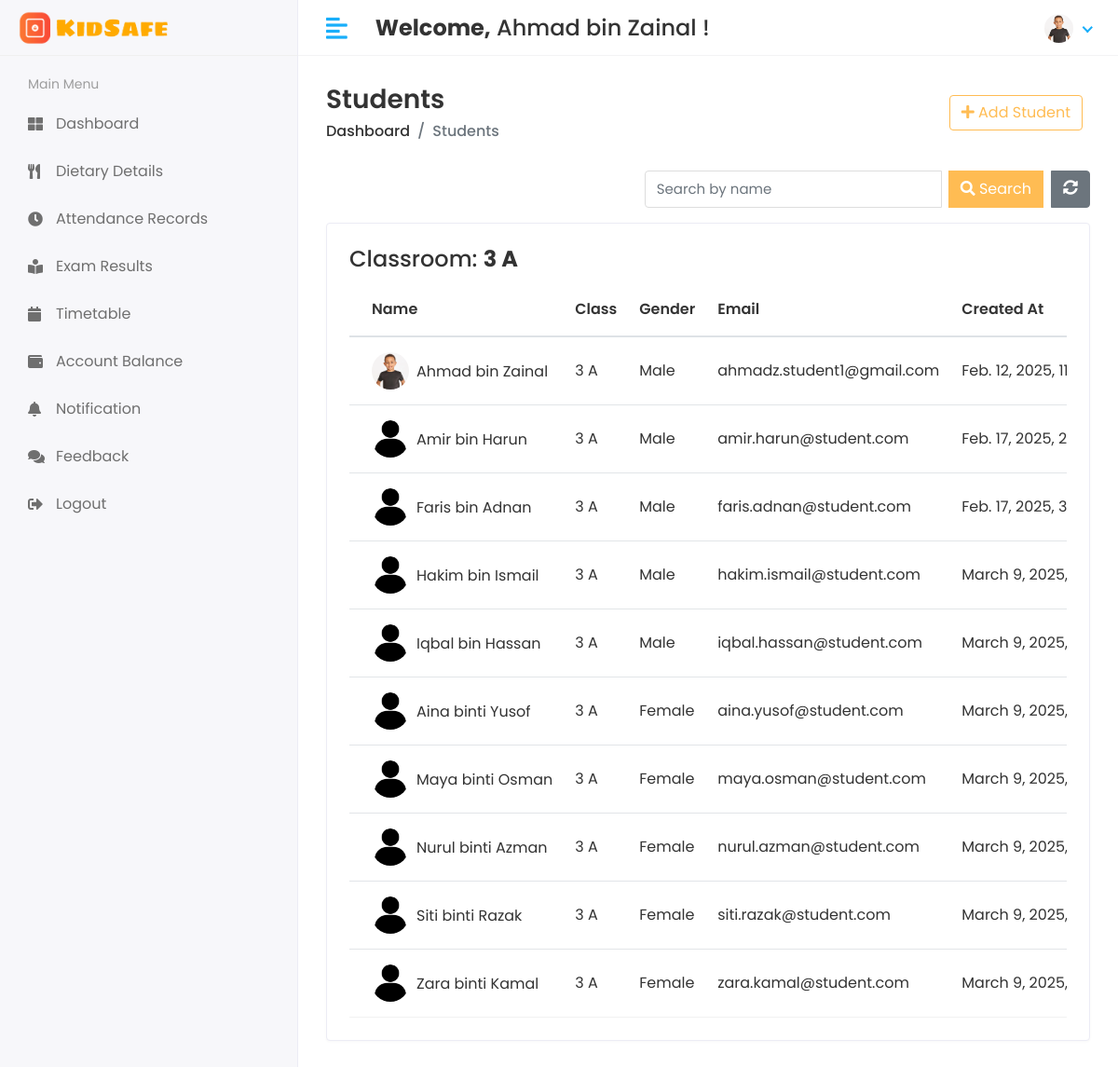
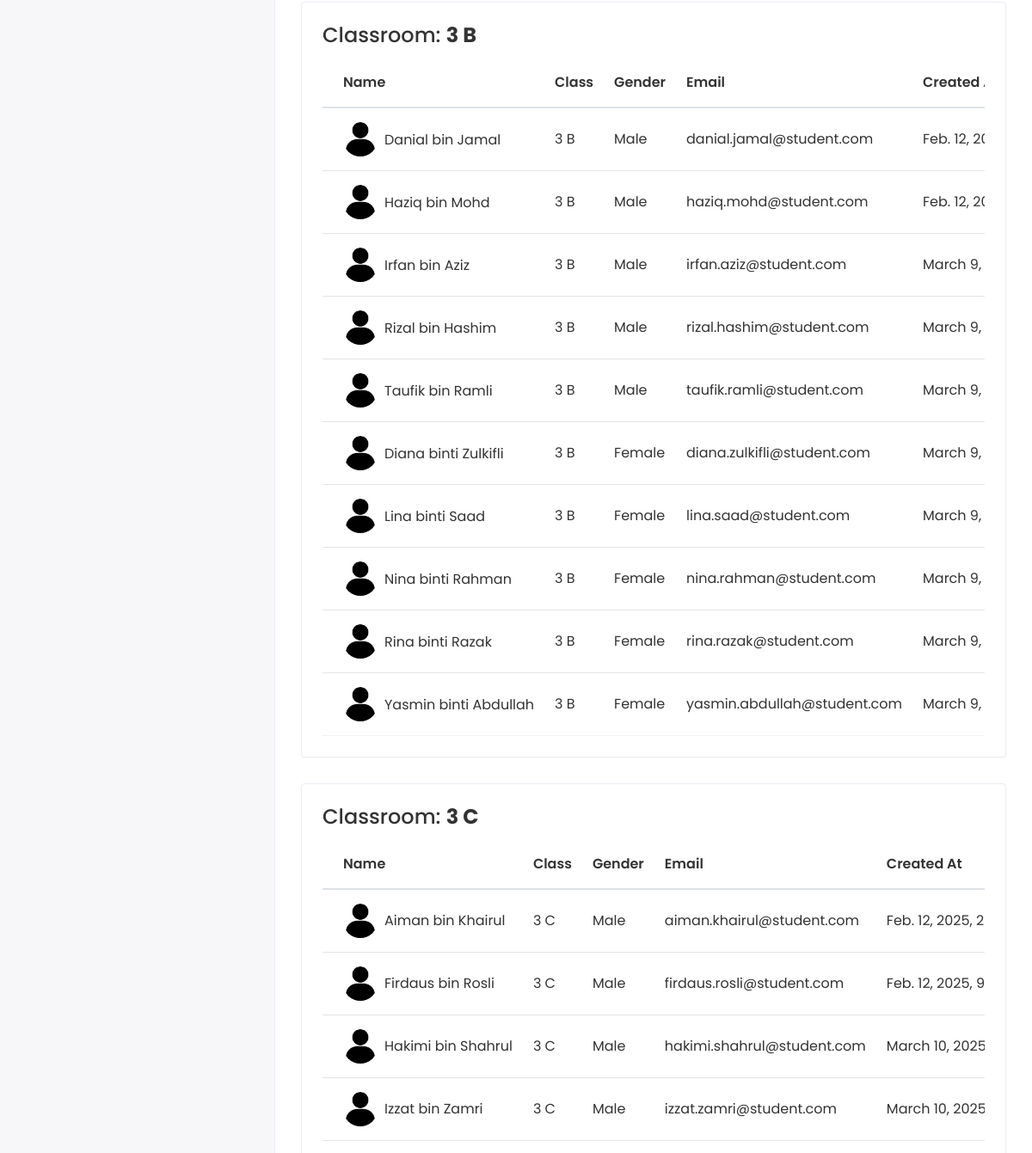
Page /administrator/student/view (signed in, upper part) on the earlier database version (2 pictures, top to bottom).
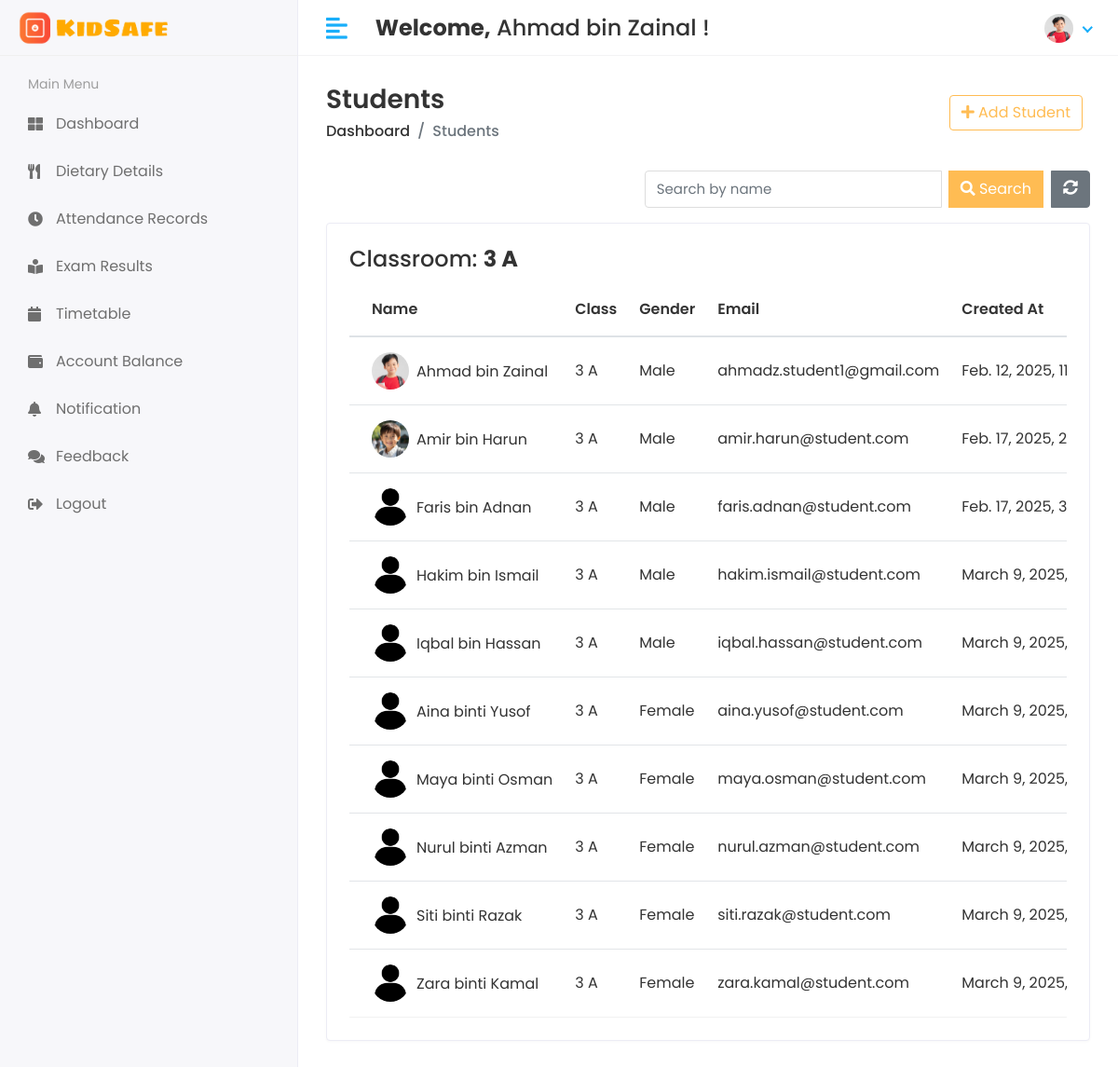
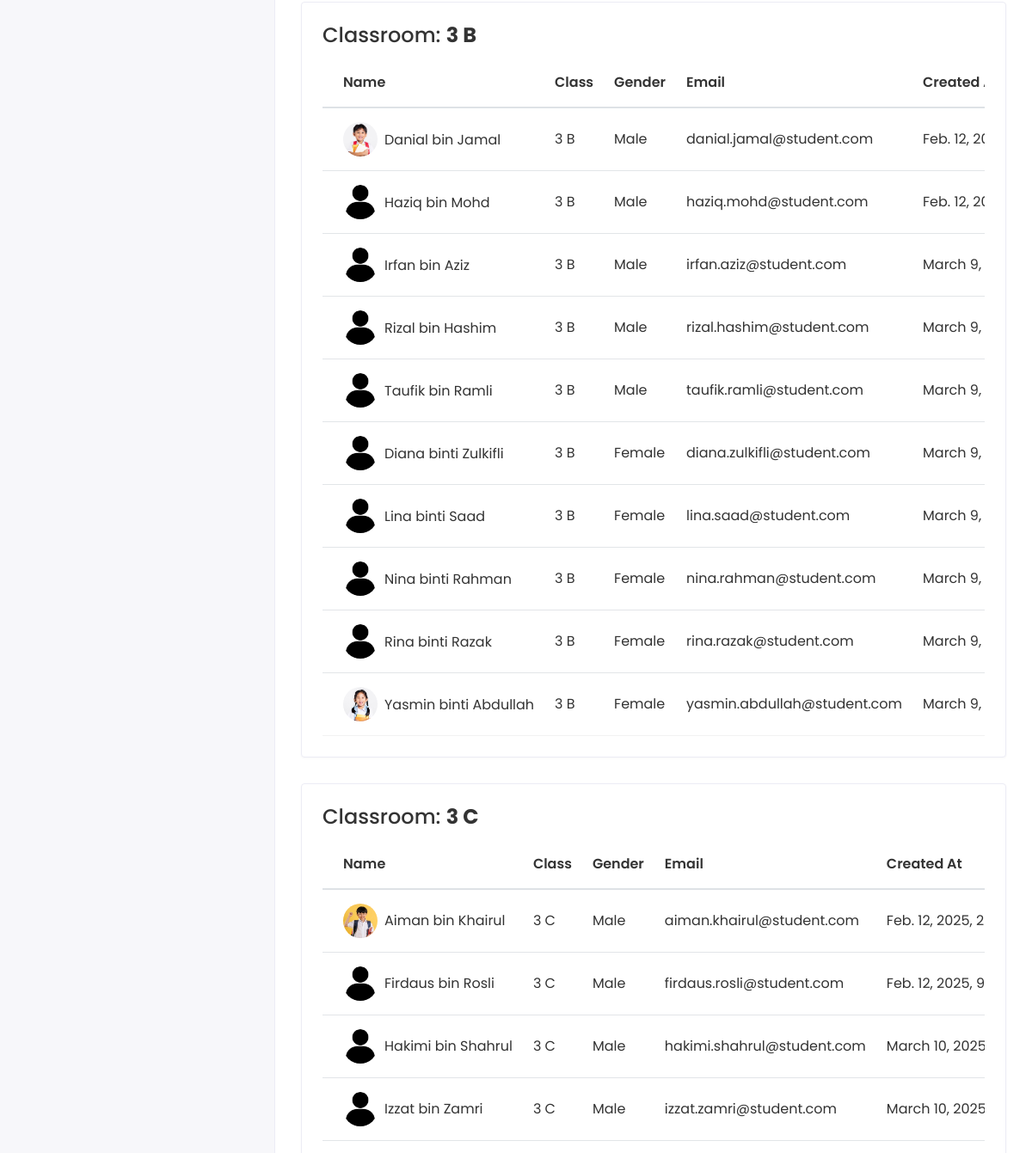
Same page on the later database version (2 pictures, top to bottom).
### kidsafe_app/models.py (models this page shows, shortened)
class CustomUser(AbstractUser):
    USER = (
        (1, 'Administrator'),
        (2, 'Teacher'),
        (3, 'Student'),
        (4, 'Canteen'),
    )
    user_type = models.CharField(choices=USER, max_length=50, default=1)
    profile_pic = models.ImageField(upload_to='media/profile_pic')

class Student(models.Model):
    admin = models.OneToOneField(CustomUser, on_delete=models.CASCADE)
    gender = models.CharField(max_length=100)
    classroom_id = models.ForeignKey(Classroom, on_delete=models.DO_NOTHING)
    created_at = models.DateTimeField(auto_now_add=True)
    updated_at = models.DateTimeField(auto_now=True)

class Classroom(models.Model):
    name = models.CharField(max_length=100)
    created_at = models.DateTimeField(auto_now_add=True)
    updated_at = models.DateTimeField(auto_now=True)
    def __str__(self):
        return self.name

### kidsafe_project/administrator_views.py (the view)
# urls.py: path('administrator/student/view', administrator_views.view_student, name='view_student'),
@login_required(login_url='/')
def view_student(request):
    classrooms = Classroom.objects.all()
    search_query = request.GET.get('search', '')
    students_by_classroom = {}
    for classroom in classrooms:
        students = Student.objects.filter(classroom_id=classroom)
        if search_query:
            students = students.filter(
                admin__first_name__icontains=search_query
            ) | students.filter(
                admin__last_name__icontains=search_query
            )
        if students.exists():
            students_by_classroom[classroom] = students
    if search_query and not students_by_classroom:
        messages.warning(request, f'No students found: {search_query}')
    context = {
        'students_by_classroom': students_by_classroom,
        'search_query': search_query,  # Pass the search query to the template
    }
    return render(request, 'administrator/view_student.html', context)

### templates/administrator/view_student.html (shortened to what this page needs)
{% extends 'base.html' %}
{% load static %}
{% block content %}
<div class="page-header">
    <div class="row align-items-center">
        <div class="col">
            <h3 class="page-title">Students</h3>
            <ul class="breadcrumb">
                <li class="breadcrumb-item"><a href="{% url 'admin_home' %}">Dashboard</a></li>
                <li class="breadcrumb-item active">Students</li>
            </ul>
        </div>
        <div class="col-auto text-right float-right ml-auto">
            <a href="{% url 'add_student' %}" class="btn btn-outline-primary mr-2"><i class="fas fa-plus"></i> Add Student</a>
        </div>
    </div>
</div>
<div class="row mb-3">
    <div class="col-md-12">
        <div class="d-flex justify-content-end">
            <form method="GET" action="{% url 'view_student' %}" class="form-inline flex-nowrap">
                <div class="input-group">
                    <input type="text" name="search" class="form-control" placeholder="Search by name" value="{{ search_query }}">
                    <div class="input-group-append">
                        <button type="submit" class="btn btn-primary ml-2"><i class="fas fa-search"></i> Search</button>
                        <a href="{% url 'view_student' %}" class="btn btn-secondary ml-2"><i class="fas fa-sync-alt"></i></a>
                    </div>
                </div>
            </form>
        </div>
    </div>
</div>
{% for classroom, students in students_by_classroom.items %}
<div class="row">
    <div class="col-sm-12">
        <div class="card card-table">
            <div class="card-body">
                <h4 class="card-title">Classroom: <strong>{{ classroom.name }}</strong></h4>
                <div class="table-responsive">
                    <table class="table table-hover table-center mb-0">
                        <thead>
                            <tr>
                                <th>Name</th>
                                <th>Class</th>
                                <th>Gender</th>
                                <th>Email</th>
                                <th>Created At</th>
                            </tr>
                        </thead>
                        <tbody>
                            {% for student in students %}
                            <tr>
                                <td>
                                    <h2 class="table-avatar">
                                        <a class="avatar avatar-sm mr-2">
                                            {% if student.admin.profile_pic == "" or not student.admin.profile_pic %}
                                                <img class="avatar-img rounded-circle" src="{% static 'assets/img/noimg.png' %}" alt="No Profile Picture">
                                            {% else %}
                                                <img class="avatar-img rounded-circle" src="/{{ student.admin.profile_pic }}" alt="Profile Picture">
                                            {% endif %}
                                        </a>
                                        <a>{{ student.admin.first_name }}&nbsp;{{ student.admin.last_name }}</a>
                                    </h2>
                                </td>
                                <td>{{ student.classroom_id }}</td>
                                <td>{{ student.gender }}</td>
                                <td>{{ student.admin.email }}</td>
                                <td>{{ student.created_at }}</td>
                            </tr>
                            {% endfor %}
                        </tbody>
                    </table>
                </div>
            </div>
        </div>
    </div>
</div>
{% endfor %}
{% endblock %}

### templates/includes/header.html (shortened to what this page needs)
{% load static %}
<div class="header">
    <div class="header-left">
        {% if user.user_type == '1' %}
        <a href="{% url 'admin_home' %}" class="logo">
            <img src="{% static 'assets/img/logo4.png' %}" alt="Logo">
        </a>
        <a href="{% url 'admin_home' %}" class="logo logo-small">
            <img src="{% static 'assets/img/logo3.png' %}" alt="Logo" width="30" height="30">
        </a>
        {% elif user.user_type == '3' %}
        <a href="{% url 'student_home' %}" class="logo">
            <img src="{% static 'assets/img/logo4.png' %}" alt="Logo">
        </a>
        {% endif %}
    </div>
    <a href="javascript:void(0);" id="toggle_btn">
        <i class="fas fa-align-left"></i>
    </a>
    <div class="top-nav-search mt-3">
        <h4><strong>Welcome,</strong>&nbsp;<span>{{user.first_name}} {{user.last_name}}</span>&nbsp;!</h4>
    </div>
    <ul class="nav user-menu">
        <li class="nav-item dropdown has-arrow">
            <a href="#" class="dropdown-toggle nav-link" data-toggle="dropdown">
                {% if user.profile_pic == "" %}
                <span class="user-img"><img class="rounded-circle" src="{% static 'assets/img/noimg.png' %}" width="31" height="31" alt=""></span>
                {% else %}
                <span class="user-img"><img class="rounded-circle" src="/{{user.profile_pic}}" width="31" height="31" alt=""></span>
                {% endif %}
            </a>
        </li>
    </ul>
</div>

Differences in the rows shown:
changed CustomUser "Ahmad": profile_pic: a different picture
changed Student "Ahmad": admin.profile_pic: a different picture
changed Student "Amir": admin.profile_pic: picture added; profile_pic: picture removed
changed Student "Danial": admin.profile_pic: picture added; profile_pic: picture removed
changed Student "Yasmin": admin.profile_pic: picture added; profile_pic: picture removed
changed Student "Aiman": admin.profile_pic: picture added; profile_pic: picture removed
